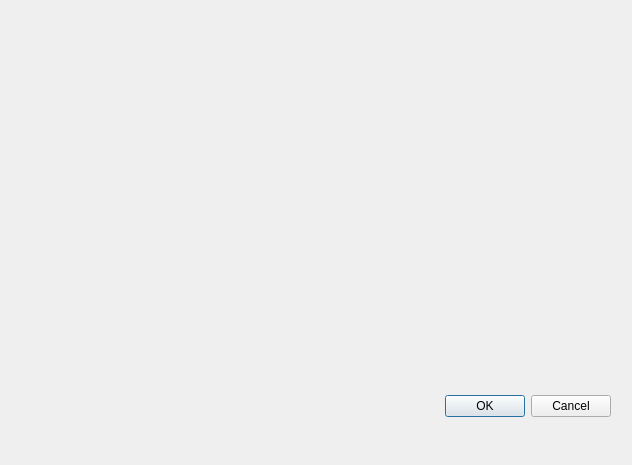
<?xml version="1.0" encoding="UTF-8"?>
<ui version="4.0">
 <class>formPlugins</class>
 <widget class="QDialog" name="formPlugins">
  <property name="geometry">
   <rect>
    <x>0</x>
    <y>0</y>
    <width>632</width>
    <height>465</height>
   </rect>
  </property>
  <property name="windowTitle">
   <string>Plugins</string>
  </property>
  <widget class="QDialogButtonBox" name="buttonBox">
   <property name="geometry">
    <rect>
     <x>270</x>
     <y>390</y>
     <width>341</width>
     <height>32</height>
    </rect>
   </property>
   <property name="orientation">
    <enum>Qt::Horizontal</enum>
   </property>
   <property name="standardButtons">
    <set>QDialogButtonBox::Cancel|QDialogButtonBox::Ok</set>
   </property>
  </widget>
 </widget>
 <resources/>
 <connections>
  <connection>
   <sender>buttonBox</sender>
   <signal>accepted()</signal>
   <receiver>formPlugins</receiver>
   <slot>accept()</slot>
   <hints>
    <hint type="sourcelabel">
     <x>248</x>
     <y>254</y>
    </hint>
    <hint type="destinationlabel">
     <x>157</x>
     <y>274</y>
    </hint>
   </hints>
  </connection>
  <connection>
   <sender>buttonBox</sender>
   <signal>rejected()</signal>
   <receiver>formPlugins</receiver>
   <slot>reject()</slot>
   <hints>
    <hint type="sourcelabel">
     <x>316</x>
     <y>260</y>
    </hint>
    <hint type="destinationlabel">
     <x>286</x>
     <y>274</y>
    </hint>
   </hints>
  </connection>
 </connections>
</ui>
